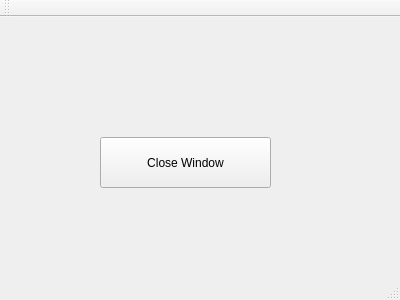
<?xml version="1.0" encoding="UTF-8"?>
<ui version="4.0">
 <class>MainWindow</class>
 <widget class="QMainWindow" name="MainWindow">
  <property name="geometry">
   <rect>
    <x>0</x>
    <y>0</y>
    <width>400</width>
    <height>300</height>
   </rect>
  </property>
  <property name="windowTitle">
   <string>MainWindow</string>
  </property>
  <widget class="QWidget" name="centralWidget">
   <widget class="QPushButton" name="TestButton">
    <property name="geometry">
     <rect>
      <x>100</x>
      <y>120</y>
      <width>171</width>
      <height>51</height>
     </rect>
    </property>
    <property name="text">
     <string>Close Window</string>
    </property>
   </widget>
  </widget>
  <widget class="QMenuBar" name="menuBar">
   <property name="geometry">
    <rect>
     <x>0</x>
     <y>0</y>
     <width>400</width>
     <height>17</height>
    </rect>
   </property>
  </widget>
  <widget class="QToolBar" name="mainToolBar">
   <attribute name="toolBarArea">
    <enum>TopToolBarArea</enum>
   </attribute>
   <attribute name="toolBarBreak">
    <bool>false</bool>
   </attribute>
  </widget>
  <widget class="QStatusBar" name="statusBar"/>
 </widget>
 <layoutdefault spacing="6" margin="11"/>
 <resources/>
 <connections/>
</ui>
